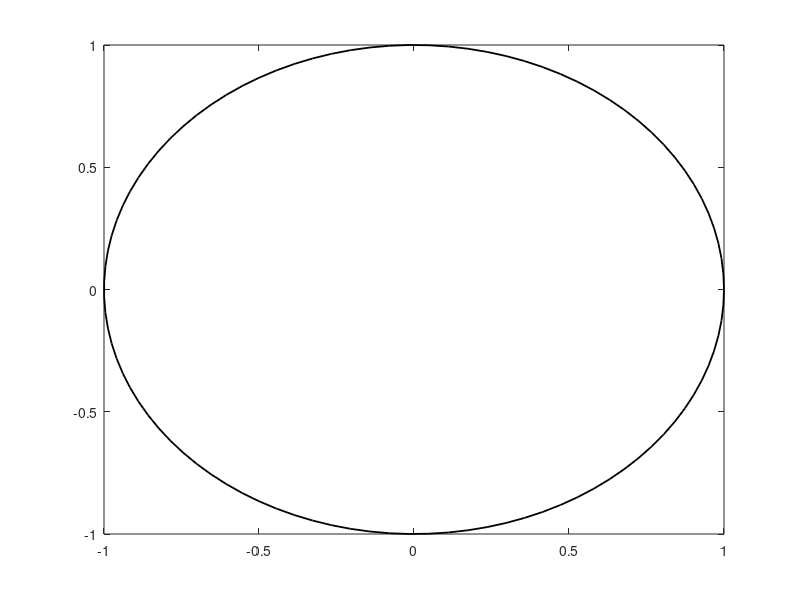

Reproduce this figure in MATLAB. (Note: this script raises an error after producing the figure.)
clear ; 
close all ;

ori_list = dlmread('orientations.txt','',1,0) ;
rvec = ori_list(:,2:4) ;

angs_list = linspace(0,2*pi,100) ;
rd = 1 ;
figure ;
% Plot unit circle
plot(rd*cos(angs_list),rd*sin(angs_list),'k','LineWidth',1.3) ;
hold on ;

pf_vec = [0 0 1] ;

for i=1:size(ori_list,1) 
    rotmat = rodtorot(rvec(i,:)') ;
    pf_vec_rot = (rotmat*pf_vec')' ;
    pf_vec_rot = pf_vec_rot*sign(pf_vec_rot(3))*-1 ;
    scatter(pf_vec_rot(1)/(1 - pf_vec_rot(3)),pf_vec_rot(2)/(1 - pf_vec_rot(3)),...
            [],'r','filled') ;
end
hold off ;
axis equal tight;



